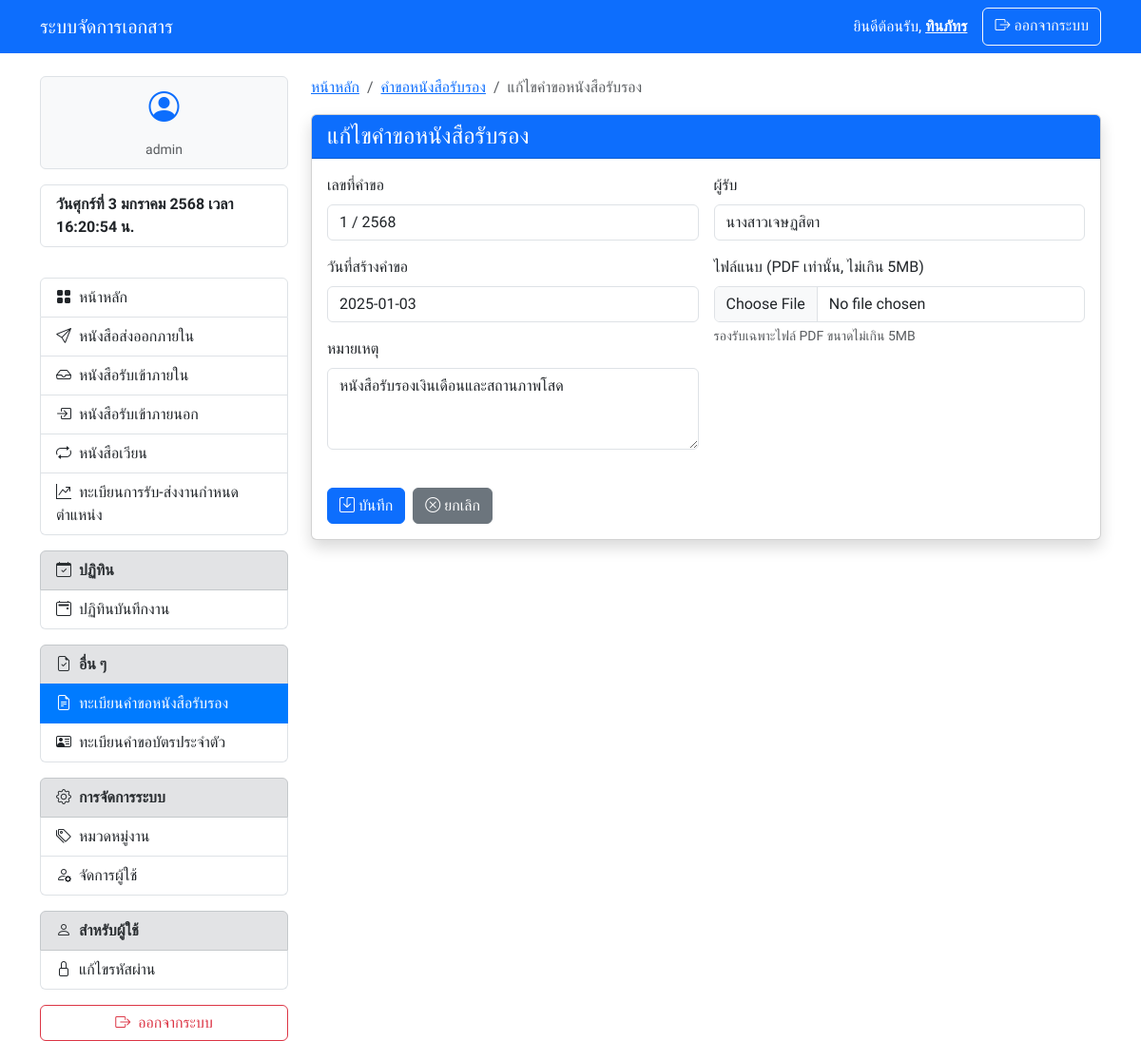
The page /certificaterequests/edit.php?id=1 (signed in) on the database its author committed.
### tables this page shows
CREATE TABLE `edms_certificate_requests` (
  `request_id` int(11) NOT NULL COMMENT 'รหัสคำขอ',
  `document_number` int(11) NOT NULL COMMENT 'เลขที่หนังสือ',
  `document_year` year(4) NOT NULL DEFAULT year(curdate()) COMMENT 'ปีของหนังสือ',
  `receiver` varchar(255) DEFAULT NULL COMMENT 'ผู้รับหนังสือ',
  `date_created` date NOT NULL COMMENT 'วันที่สร้างหนังสือ',
  `attachment_path` varchar(255) DEFAULT NULL COMMENT 'ที่อยู่ไฟล์เอกสารแนบ',
  `note` text DEFAULT NULL COMMENT 'หมายเหตุ',
  `created_by` int(11) DEFAULT NULL COMMENT 'ผู้ที่สร้างคำขอ',
  `created_at` timestamp NOT NULL DEFAULT current_timestamp() COMMENT 'เวลาที่คำขอถูกสร้าง'
);

### certificaterequests/edit.php (the view, shortened to what this page needs)
<?php
require_once '../config.php';
try {
    $stmt = $pdo->prepare("SELECT * FROM edms_certificate_requests WHERE request_id = ?");
    $stmt->execute([$_GET['id']]);
    $request = $stmt->fetch(PDO::FETCH_ASSOC);
} catch (PDOException $e) {
    $_SESSION['message'] = "เกิดข้อผิดพลาด: " . $e->getMessage();
    $_SESSION['message_type'] = "danger";
    header("Location: index.php");
    exit();
}
?>
<!DOCTYPE html>
<html lang="th">
<head>
    <?php require_once '../components/header.php'; ?>
</head>
<body>
    <?php require_once '../components/navbar.php'; ?>
    <div class="container mt-4">
        <div class="row">
            <div class="col-md-3">
                <?php require_once '../components/sidebar.php'; ?>
            </div>
            <div class="col-md-9">
                <nav aria-label="breadcrumb">
                    <ol class="breadcrumb">
                        <li class="breadcrumb-item"><a href="/edms/">หน้าหลัก</a></li>
                        <li class="breadcrumb-item"><a href="/edms/certificate_requests/">คำขอหนังสือรับรอง</a></li>
                        <li class="breadcrumb-item active">แก้ไขคำขอหนังสือรับรอง</li>
                    </ol>
                </nav>
                <div class="card shadow">
                    <div class="card-header bg-primary text-white">
                        <h4 class="mb-0">แก้ไขคำขอหนังสือรับรอง</h4>
                    </div>
                    <div class="card-body">
                        <form action="" method="POST" enctype="multipart/form-data" class="needs-validation" novalidate>
                            <div class="row g-3">
                                <div class="col-md-6">
                                    <div class="mb-3">
                                        <label class="form-label">เลขที่คำขอ</label>
                                        <input type="text" class="form-control" value="<?php echo $request['document_number'] . " / " . $request['document_year'] + 543; ?>" readonly>
                                    </div>
                                    <div class="mb-3">
                                        <label class="form-label">วันที่สร้างคำขอ</label>
                                        <input type="text" name="date_created" class="form-control" id="datepicker" value="<?php echo $request['date_created']; ?>" required>
                                    </div>
                                    <div class="mb-3">
                                        <label class="form-label">หมายเหตุ</label>
                                        <textarea name="note" class="form-control" rows="3" placeholder="กรุณากรอกหมายเหตุ (ถ้ามี)"><?php echo $request['note']; ?></textarea>
                                    </div>
                                </div>
                                <div class="col-md-6">
                                    <div class="mb-3">
                                        <label class="form-label">ผู้รับ</label>
                                        <input type="text" name="receiver" class="form-control" value="<?php echo $request['receiver']; ?>" required>
                                    </div>
                                    <div class="mb-3">
                                        <label class="form-label">ไฟล์แนบ (PDF เท่านั้น, ไม่เกิน 5MB)</label>
                                        <input type="file" name="attachment" class="form-control" accept=".pdf">
                                        <div class="form-text">รองรับเฉพาะไฟล์ PDF ขนาดไม่เกิน 5MB</div>
                                    </div>
                                </div>
                            </div>
                            <div class="mt-4 d-flex gap-2">
                                <button type="submit" class="btn btn-primary">
                                    <i class="bi bi-save"></i> บันทึก
                                </button>
                                <a href="index.php" class="btn btn-secondary">
                                    <i class="bi bi-x-circle"></i> ยกเลิก
                                </a>
                            </div>
                        </form>
                    </div>
                </div>
            </div>
        </div>
    </div>
</body>
</html>

### components/header.php (style rules this page uses)
body { font-family: 'Sarabun', sans-serif; }

### rows shown on the page
edms_certificate_requests: document_number+document_year "1 / 2568", date_created "2025-01-03", note "หนังสือรับรองเงินเดือนและสถานภาพโสด", receiver "นางสาวเจษฏสิตา"

### other values the page prints
$_SESSION['username'] "ทินภัทร"
$_SESSION['role'] "admin"
